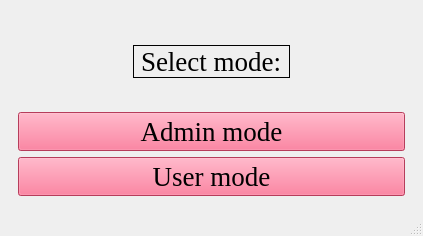
<?xml version="1.0" encoding="UTF-8"?>
<ui version="4.0">
 <class>mainwindow</class>
 <widget class="QMainWindow" name="mainwindow">
  <property name="geometry">
   <rect>
    <x>0</x>
    <y>0</y>
    <width>423</width>
    <height>236</height>
   </rect>
  </property>
  <property name="windowTitle">
   <string>Adoption center</string>
  </property>
  <widget class="QWidget" name="centralwidget">
   <property name="enabled">
    <bool>true</bool>
   </property>
   <property name="font">
    <font>
     <family>Times New Roman</family>
     <pointsize>20</pointsize>
    </font>
   </property>
   <property name="autoFillBackground">
    <bool>false</bool>
   </property>
   <layout class="QGridLayout" name="gridLayout">
    <item row="0" column="0">
     <widget class="QFrame" name="frame">
      <layout class="QVBoxLayout" name="verticalLayout">
       <item alignment="Qt::AlignmentFlag::AlignHCenter|Qt::AlignmentFlag::AlignVCenter">
        <widget class="QLabel" name="label">
         <property name="font">
          <font>
           <family>Times New Roman</family>
           <pointsize>20</pointsize>
          </font>
         </property>
         <property name="contextMenuPolicy">
          <enum>Qt::ContextMenuPolicy::NoContextMenu</enum>
         </property>
         <property name="layoutDirection">
          <enum>Qt::LayoutDirection::LeftToRight</enum>
         </property>
         <property name="frameShape">
          <enum>QFrame::Shape::Panel</enum>
         </property>
         <property name="frameShadow">
          <enum>QFrame::Shadow::Plain</enum>
         </property>
         <property name="lineWidth">
          <number>1</number>
         </property>
         <property name="midLineWidth">
          <number>0</number>
         </property>
         <property name="text">
          <string>Select mode:</string>
         </property>
         <property name="textFormat">
          <enum>Qt::TextFormat::PlainText</enum>
         </property>
         <property name="scaledContents">
          <bool>true</bool>
         </property>
         <property name="wordWrap">
          <bool>false</bool>
         </property>
         <property name="margin">
          <number>0</number>
         </property>
         <property name="openExternalLinks">
          <bool>false</bool>
         </property>
        </widget>
       </item>
       <item>
        <widget class="QPushButton" name="adminButton">
         <property name="enabled">
          <bool>true</bool>
         </property>
         <property name="palette">
          <palette>
           <active>
            <colorrole role="WindowText">
             <brush brushstyle="SolidPattern">
              <color alpha="255">
               <red>0</red>
               <green>0</green>
               <blue>0</blue>
              </color>
             </brush>
            </colorrole>
            <colorrole role="Button">
             <brush brushstyle="SolidPattern">
              <color alpha="255">
               <red>255</red>
               <green>85</green>
               <blue>127</blue>
              </color>
             </brush>
            </colorrole>
            <colorrole role="Light">
             <brush brushstyle="SolidPattern">
              <color alpha="255">
               <red>255</red>
               <green>212</green>
               <blue>223</blue>
              </color>
             </brush>
            </colorrole>
            <colorrole role="Midlight">
             <brush brushstyle="SolidPattern">
              <color alpha="255">
               <red>255</red>
               <green>148</green>
               <blue>175</blue>
              </color>
             </brush>
            </colorrole>
            <colorrole role="Dark">
             <brush brushstyle="SolidPattern">
              <color alpha="255">
               <red>127</red>
               <green>42</green>
               <blue>63</blue>
              </color>
             </brush>
            </colorrole>
            <colorrole role="Mid">
             <brush brushstyle="SolidPattern">
              <color alpha="255">
               <red>170</red>
               <green>57</green>
               <blue>85</blue>
              </color>
             </brush>
            </colorrole>
            <colorrole role="Text">
             <brush brushstyle="SolidPattern">
              <color alpha="255">
               <red>0</red>
               <green>0</green>
               <blue>0</blue>
              </color>
             </brush>
            </colorrole>
            <colorrole role="BrightText">
             <brush brushstyle="SolidPattern">
              <color alpha="255">
               <red>255</red>
               <green>255</green>
               <blue>255</blue>
              </color>
             </brush>
            </colorrole>
            <colorrole role="ButtonText">
             <brush brushstyle="SolidPattern">
              <color alpha="255">
               <red>0</red>
               <green>0</green>
               <blue>0</blue>
              </color>
             </brush>
            </colorrole>
            <colorrole role="Base">
             <brush brushstyle="SolidPattern">
              <color alpha="255">
               <red>255</red>
               <green>255</green>
               <blue>255</blue>
              </color>
             </brush>
            </colorrole>
            <colorrole role="Window">
             <brush brushstyle="SolidPattern">
              <color alpha="255">
               <red>255</red>
               <green>85</green>
               <blue>127</blue>
              </color>
             </brush>
            </colorrole>
            <colorrole role="Shadow">
             <brush brushstyle="SolidPattern">
              <color alpha="255">
               <red>0</red>
               <green>0</green>
               <blue>0</blue>
              </color>
             </brush>
            </colorrole>
            <colorrole role="AlternateBase">
             <brush brushstyle="SolidPattern">
              <color alpha="255">
               <red>255</red>
               <green>170</green>
               <blue>191</blue>
              </color>
             </brush>
            </colorrole>
            <colorrole role="ToolTipBase">
             <brush brushstyle="SolidPattern">
              <color alpha="255">
               <red>255</red>
               <green>255</green>
               <blue>220</blue>
              </color>
             </brush>
            </colorrole>
            <colorrole role="ToolTipText">
             <brush brushstyle="SolidPattern">
              <color alpha="255">
               <red>0</red>
               <green>0</green>
               <blue>0</blue>
              </color>
             </brush>
            </colorrole>
            <colorrole role="PlaceholderText">
             <brush brushstyle="SolidPattern">
              <color alpha="127">
               <red>0</red>
               <green>0</green>
               <blue>0</blue>
              </color>
             </brush>
            </colorrole>
            <colorrole role="Accent">
             <brush brushstyle="SolidPattern">
              <color alpha="255">
               <red>255</red>
               <green>255</green>
               <blue>255</blue>
              </color>
             </brush>
            </colorrole>
           </active>
           <inactive>
            <colorrole role="WindowText">
             <brush brushstyle="SolidPattern">
              <color alpha="255">
               <red>0</red>
               <green>0</green>
               <blue>0</blue>
              </color>
             </brush>
            </colorrole>
            <colorrole role="Button">
             <brush brushstyle="SolidPattern">
              <color alpha="255">
               <red>255</red>
               <green>85</green>
               <blue>127</blue>
              </color>
             </brush>
            </colorrole>
            <colorrole role="Light">
             <brush brushstyle="SolidPattern">
              <color alpha="255">
               <red>255</red>
               <green>212</green>
               <blue>223</blue>
              </color>
             </brush>
            </colorrole>
            <colorrole role="Midlight">
             <brush brushstyle="SolidPattern">
              <color alpha="255">
               <red>255</red>
               <green>148</green>
               <blue>175</blue>
              </color>
             </brush>
            </colorrole>
            <colorrole role="Dark">
             <brush brushstyle="SolidPattern">
              <color alpha="255">
               <red>127</red>
               <green>42</green>
               <blue>63</blue>
              </color>
             </brush>
            </colorrole>
            <colorrole role="Mid">
             <brush brushstyle="SolidPattern">
              <color alpha="255">
               <red>170</red>
               <green>57</green>
               <blue>85</blue>
              </color>
             </brush>
            </colorrole>
            <colorrole role="Text">
             <brush brushstyle="SolidPattern">
              <color alpha="255">
               <red>0</red>
               <green>0</green>
               <blue>0</blue>
              </color>
             </brush>
            </colorrole>
            <colorrole role="BrightText">
             <brush brushstyle="SolidPattern">
              <color alpha="255">
               <red>255</red>
               <green>255</green>
               <blue>255</blue>
              </color>
             </brush>
            </colorrole>
            <colorrole role="ButtonText">
             <brush brushstyle="SolidPattern">
              <color alpha="255">
               <red>0</red>
               <green>0</green>
               <blue>0</blue>
              </color>
             </brush>
            </colorrole>
            <colorrole role="Base">
             <brush brushstyle="SolidPattern">
              <color alpha="255">
               <red>255</red>
               <green>255</green>
               <blue>255</blue>
              </color>
             </brush>
            </colorrole>
            <colorrole role="Window">
             <brush brushstyle="SolidPattern">
              <color alpha="255">
               <red>255</red>
               <green>85</green>
               <blue>127</blue>
              </color>
             </brush>
            </colorrole>
            <colorrole role="Shadow">
             <brush brushstyle="SolidPattern">
              <color alpha="255">
               <red>0</red>
               <green>0</green>
               <blue>0</blue>
              </color>
             </brush>
            </colorrole>
            <colorrole role="AlternateBase">
             <brush brushstyle="SolidPattern">
              <color alpha="255">
               <red>255</red>
               <green>170</green>
               <blue>191</blue>
              </color>
             </brush>
            </colorrole>
            <colorrole role="ToolTipBase">
             <brush brushstyle="SolidPattern">
              <color alpha="255">
               <red>255</red>
               <green>255</green>
               <blue>220</blue>
              </color>
             </brush>
            </colorrole>
            <colorrole role="ToolTipText">
             <brush brushstyle="SolidPattern">
              <color alpha="255">
               <red>0</red>
               <green>0</green>
               <blue>0</blue>
              </color>
             </brush>
            </colorrole>
            <colorrole role="PlaceholderText">
             <brush brushstyle="SolidPattern">
              <color alpha="127">
               <red>0</red>
               <green>0</green>
               <blue>0</blue>
              </color>
             </brush>
            </colorrole>
            <colorrole role="Accent">
             <brush brushstyle="SolidPattern">
              <color alpha="255">
               <red>255</red>
               <green>255</green>
               <blue>255</blue>
              </color>
             </brush>
            </colorrole>
           </inactive>
           <disabled>
            <colorrole role="WindowText">
             <brush brushstyle="SolidPattern">
              <color alpha="255">
               <red>127</red>
               <green>42</green>
               <blue>63</blue>
              </color>
             </brush>
            </colorrole>
            <colorrole role="Button">
             <brush brushstyle="SolidPattern">
              <color alpha="255">
               <red>255</red>
               <green>85</green>
               <blue>127</blue>
              </color>
             </brush>
            </colorrole>
            <colorrole role="Light">
             <brush brushstyle="SolidPattern">
              <color alpha="255">
               <red>255</red>
               <green>212</green>
               <blue>223</blue>
              </color>
             </brush>
            </colorrole>
            <colorrole role="Midlight">
             <brush brushstyle="SolidPattern">
              <color alpha="255">
               <red>255</red>
               <green>148</green>
               <blue>175</blue>
              </color>
             </brush>
            </colorrole>
            <colorrole role="Dark">
             <brush brushstyle="SolidPattern">
              <color alpha="255">
               <red>127</red>
               <green>42</green>
               <blue>63</blue>
              </color>
             </brush>
            </colorrole>
            <colorrole role="Mid">
             <brush brushstyle="SolidPattern">
              <color alpha="255">
               <red>170</red>
               <green>57</green>
               <blue>85</blue>
              </color>
             </brush>
            </colorrole>
            <colorrole role="Text">
             <brush brushstyle="SolidPattern">
              <color alpha="255">
               <red>127</red>
               <green>42</green>
               <blue>63</blue>
              </color>
             </brush>
            </colorrole>
            <colorrole role="BrightText">
             <brush brushstyle="SolidPattern">
              <color alpha="255">
               <red>255</red>
               <green>255</green>
               <blue>255</blue>
              </color>
             </brush>
            </colorrole>
            <colorrole role="ButtonText">
             <brush brushstyle="SolidPattern">
              <color alpha="255">
               <red>127</red>
               <green>42</green>
               <blue>63</blue>
              </color>
             </brush>
            </colorrole>
            <colorrole role="Base">
             <brush brushstyle="SolidPattern">
              <color alpha="255">
               <red>255</red>
               <green>85</green>
               <blue>127</blue>
              </color>
             </brush>
            </colorrole>
            <colorrole role="Window">
             <brush brushstyle="SolidPattern">
              <color alpha="255">
               <red>255</red>
               <green>85</green>
               <blue>127</blue>
              </color>
             </brush>
            </colorrole>
            <colorrole role="Shadow">
             <brush brushstyle="SolidPattern">
              <color alpha="255">
               <red>0</red>
               <green>0</green>
               <blue>0</blue>
              </color>
             </brush>
            </colorrole>
            <colorrole role="AlternateBase">
             <brush brushstyle="SolidPattern">
              <color alpha="255">
               <red>255</red>
               <green>85</green>
               <blue>127</blue>
              </color>
             </brush>
            </colorrole>
            <colorrole role="ToolTipBase">
             <brush brushstyle="SolidPattern">
              <color alpha="255">
               <red>255</red>
               <green>255</green>
               <blue>220</blue>
              </color>
             </brush>
            </colorrole>
            <colorrole role="ToolTipText">
             <brush brushstyle="SolidPattern">
              <color alpha="255">
               <red>0</red>
               <green>0</green>
               <blue>0</blue>
              </color>
             </brush>
            </colorrole>
            <colorrole role="PlaceholderText">
             <brush brushstyle="SolidPattern">
              <color alpha="127">
               <red>127</red>
               <green>42</green>
               <blue>63</blue>
              </color>
             </brush>
            </colorrole>
            <colorrole role="Accent">
             <brush brushstyle="SolidPattern">
              <color alpha="255">
               <red>255</red>
               <green>161</green>
               <blue>185</blue>
              </color>
             </brush>
            </colorrole>
           </disabled>
          </palette>
         </property>
         <property name="font">
          <font>
           <family>Times New Roman</family>
           <pointsize>20</pointsize>
          </font>
         </property>
         <property name="cursor">
          <cursorShape>PointingHandCursor</cursorShape>
         </property>
         <property name="mouseTracking">
          <bool>false</bool>
         </property>
         <property name="text">
          <string>Admin mode</string>
         </property>
         <property name="checkable">
          <bool>true</bool>
         </property>
         <property name="autoRepeat">
          <bool>true</bool>
         </property>
         <property name="autoExclusive">
          <bool>true</bool>
         </property>
         <property name="autoDefault">
          <bool>false</bool>
         </property>
         <property name="default">
          <bool>false</bool>
         </property>
        </widget>
       </item>
       <item>
        <widget class="QPushButton" name="userButton">
         <property name="palette">
          <palette>
           <active>
            <colorrole role="WindowText">
             <brush brushstyle="SolidPattern">
              <color alpha="255">
               <red>0</red>
               <green>0</green>
               <blue>0</blue>
              </color>
             </brush>
            </colorrole>
            <colorrole role="Button">
             <brush brushstyle="SolidPattern">
              <color alpha="255">
               <red>255</red>
               <green>85</green>
               <blue>127</blue>
              </color>
             </brush>
            </colorrole>
            <colorrole role="Light">
             <brush brushstyle="SolidPattern">
              <color alpha="255">
               <red>255</red>
               <green>212</green>
               <blue>223</blue>
              </color>
             </brush>
            </colorrole>
            <colorrole role="Midlight">
             <brush brushstyle="SolidPattern">
              <color alpha="255">
               <red>255</red>
               <green>148</green>
               <blue>175</blue>
              </color>
             </brush>
            </colorrole>
            <colorrole role="Dark">
             <brush brushstyle="SolidPattern">
              <color alpha="255">
               <red>127</red>
               <green>42</green>
               <blue>63</blue>
              </color>
             </brush>
            </colorrole>
            <colorrole role="Mid">
             <brush brushstyle="SolidPattern">
              <color alpha="255">
               <red>170</red>
               <green>57</green>
               <blue>85</blue>
              </color>
             </brush>
            </colorrole>
            <colorrole role="Text">
             <brush brushstyle="SolidPattern">
              <color alpha="255">
               <red>0</red>
               <green>0</green>
               <blue>0</blue>
              </color>
             </brush>
            </colorrole>
            <colorrole role="BrightText">
             <brush brushstyle="SolidPattern">
              <color alpha="255">
               <red>255</red>
               <green>255</green>
               <blue>255</blue>
              </color>
             </brush>
            </colorrole>
            <colorrole role="ButtonText">
             <brush brushstyle="SolidPattern">
              <color alpha="255">
               <red>0</red>
               <green>0</green>
               <blue>0</blue>
              </color>
             </brush>
            </colorrole>
            <colorrole role="Base">
             <brush brushstyle="SolidPattern">
              <color alpha="255">
               <red>255</red>
               <green>255</green>
               <blue>255</blue>
              </color>
             </brush>
            </colorrole>
            <colorrole role="Window">
             <brush brushstyle="SolidPattern">
              <color alpha="255">
               <red>255</red>
               <green>85</green>
               <blue>127</blue>
              </color>
             </brush>
            </colorrole>
            <colorrole role="Shadow">
             <brush brushstyle="SolidPattern">
              <color alpha="255">
               <red>0</red>
               <green>0</green>
               <blue>0</blue>
              </color>
             </brush>
            </colorrole>
            <colorrole role="AlternateBase">
             <brush brushstyle="SolidPattern">
              <color alpha="255">
               <red>255</red>
               <green>170</green>
               <blue>191</blue>
              </color>
             </brush>
            </colorrole>
            <colorrole role="ToolTipBase">
             <brush brushstyle="SolidPattern">
              <color alpha="255">
               <red>255</red>
               <green>255</green>
               <blue>220</blue>
              </color>
             </brush>
            </colorrole>
            <colorrole role="ToolTipText">
             <brush brushstyle="SolidPattern">
              <color alpha="255">
               <red>0</red>
               <green>0</green>
               <blue>0</blue>
              </color>
             </brush>
            </colorrole>
            <colorrole role="PlaceholderText">
             <brush brushstyle="SolidPattern">
              <color alpha="127">
               <red>0</red>
               <green>0</green>
               <blue>0</blue>
              </color>
             </brush>
            </colorrole>
            <colorrole role="Accent">
             <brush brushstyle="SolidPattern">
              <color alpha="255">
               <red>255</red>
               <green>255</green>
               <blue>255</blue>
              </color>
             </brush>
            </colorrole>
           </active>
           <inactive>
            <colorrole role="WindowText">
             <brush brushstyle="SolidPattern">
              <color alpha="255">
               <red>0</red>
               <green>0</green>
               <blue>0</blue>
              </color>
             </brush>
            </colorrole>
            <colorrole role="Button">
             <brush brushstyle="SolidPattern">
              <color alpha="255">
               <red>255</red>
               <green>85</green>
               <blue>127</blue>
              </color>
             </brush>
            </colorrole>
            <colorrole role="Light">
             <brush brushstyle="SolidPattern">
              <color alpha="255">
               <red>255</red>
               <green>212</green>
               <blue>223</blue>
              </color>
             </brush>
            </colorrole>
            <colorrole role="Midlight">
             <brush brushstyle="SolidPattern">
              <color alpha="255">
               <red>255</red>
               <green>148</green>
               <blue>175</blue>
              </color>
             </brush>
            </colorrole>
            <colorrole role="Dark">
             <brush brushstyle="SolidPattern">
              <color alpha="255">
               <red>127</red>
               <green>42</green>
               <blue>63</blue>
              </color>
             </brush>
            </colorrole>
            <colorrole role="Mid">
             <brush brushstyle="SolidPattern">
              <color alpha="255">
               <red>170</red>
               <green>57</green>
               <blue>85</blue>
              </color>
             </brush>
            </colorrole>
            <colorrole role="Text">
             <brush brushstyle="SolidPattern">
              <color alpha="255">
               <red>0</red>
               <green>0</green>
               <blue>0</blue>
              </color>
             </brush>
            </colorrole>
            <colorrole role="BrightText">
             <brush brushstyle="SolidPattern">
              <color alpha="255">
               <red>255</red>
               <green>255</green>
               <blue>255</blue>
              </color>
             </brush>
            </colorrole>
            <colorrole role="ButtonText">
             <brush brushstyle="SolidPattern">
              <color alpha="255">
               <red>0</red>
               <green>0</green>
               <blue>0</blue>
              </color>
             </brush>
            </colorrole>
            <colorrole role="Base">
             <brush brushstyle="SolidPattern">
              <color alpha="255">
               <red>255</red>
               <green>255</green>
               <blue>255</blue>
              </color>
             </brush>
            </colorrole>
            <colorrole role="Window">
             <brush brushstyle="SolidPattern">
              <color alpha="255">
               <red>255</red>
               <green>85</green>
               <blue>127</blue>
              </color>
             </brush>
            </colorrole>
            <colorrole role="Shadow">
             <brush brushstyle="SolidPattern">
              <color alpha="255">
               <red>0</red>
               <green>0</green>
               <blue>0</blue>
              </color>
             </brush>
            </colorrole>
            <colorrole role="AlternateBase">
             <brush brushstyle="SolidPattern">
              <color alpha="255">
               <red>255</red>
               <green>170</green>
               <blue>191</blue>
              </color>
             </brush>
            </colorrole>
            <colorrole role="ToolTipBase">
             <brush brushstyle="SolidPattern">
              <color alpha="255">
               <red>255</red>
               <green>255</green>
               <blue>220</blue>
              </color>
             </brush>
            </colorrole>
            <colorrole role="ToolTipText">
             <brush brushstyle="SolidPattern">
              <color alpha="255">
               <red>0</red>
               <green>0</green>
               <blue>0</blue>
              </color>
             </brush>
            </colorrole>
            <colorrole role="PlaceholderText">
             <brush brushstyle="SolidPattern">
              <color alpha="127">
               <red>0</red>
               <green>0</green>
               <blue>0</blue>
              </color>
             </brush>
            </colorrole>
            <colorrole role="Accent">
             <brush brushstyle="SolidPattern">
              <color alpha="255">
               <red>255</red>
               <green>255</green>
               <blue>255</blue>
              </color>
             </brush>
            </colorrole>
           </inactive>
           <disabled>
            <colorrole role="WindowText">
             <brush brushstyle="SolidPattern">
              <color alpha="255">
               <red>127</red>
               <green>42</green>
               <blue>63</blue>
              </color>
             </brush>
            </colorrole>
            <colorrole role="Button">
             <brush brushstyle="SolidPattern">
              <color alpha="255">
               <red>255</red>
               <green>85</green>
               <blue>127</blue>
              </color>
             </brush>
            </colorrole>
            <colorrole role="Light">
             <brush brushstyle="SolidPattern">
              <color alpha="255">
               <red>255</red>
               <green>212</green>
               <blue>223</blue>
              </color>
             </brush>
            </colorrole>
            <colorrole role="Midlight">
             <brush brushstyle="SolidPattern">
              <color alpha="255">
               <red>255</red>
               <green>148</green>
               <blue>175</blue>
              </color>
             </brush>
            </colorrole>
            <colorrole role="Dark">
             <brush brushstyle="SolidPattern">
              <color alpha="255">
               <red>127</red>
               <green>42</green>
               <blue>63</blue>
              </color>
             </brush>
            </colorrole>
            <colorrole role="Mid">
             <brush brushstyle="SolidPattern">
              <color alpha="255">
               <red>170</red>
               <green>57</green>
               <blue>85</blue>
              </color>
             </brush>
            </colorrole>
            <colorrole role="Text">
             <brush brushstyle="SolidPattern">
              <color alpha="255">
               <red>127</red>
               <green>42</green>
               <blue>63</blue>
              </color>
             </brush>
            </colorrole>
            <colorrole role="BrightText">
             <brush brushstyle="SolidPattern">
              <color alpha="255">
               <red>255</red>
               <green>255</green>
               <blue>255</blue>
              </color>
             </brush>
            </colorrole>
            <colorrole role="ButtonText">
             <brush brushstyle="SolidPattern">
              <color alpha="255">
               <red>127</red>
               <green>42</green>
               <blue>63</blue>
              </color>
             </brush>
            </colorrole>
            <colorrole role="Base">
             <brush brushstyle="SolidPattern">
              <color alpha="255">
               <red>255</red>
               <green>85</green>
               <blue>127</blue>
              </color>
             </brush>
            </colorrole>
            <colorrole role="Window">
             <brush brushstyle="SolidPattern">
              <color alpha="255">
               <red>255</red>
               <green>85</green>
               <blue>127</blue>
              </color>
             </brush>
            </colorrole>
            <colorrole role="Shadow">
             <brush brushstyle="SolidPattern">
              <color alpha="255">
               <red>0</red>
               <green>0</green>
               <blue>0</blue>
              </color>
             </brush>
            </colorrole>
            <colorrole role="AlternateBase">
             <brush brushstyle="SolidPattern">
              <color alpha="255">
               <red>255</red>
               <green>85</green>
               <blue>127</blue>
              </color>
             </brush>
            </colorrole>
            <colorrole role="ToolTipBase">
             <brush brushstyle="SolidPattern">
              <color alpha="255">
               <red>255</red>
               <green>255</green>
               <blue>220</blue>
              </color>
             </brush>
            </colorrole>
            <colorrole role="ToolTipText">
             <brush brushstyle="SolidPattern">
              <color alpha="255">
               <red>0</red>
               <green>0</green>
               <blue>0</blue>
              </color>
             </brush>
            </colorrole>
            <colorrole role="PlaceholderText">
             <brush brushstyle="SolidPattern">
              <color alpha="127">
               <red>127</red>
               <green>42</green>
               <blue>63</blue>
              </color>
             </brush>
            </colorrole>
            <colorrole role="Accent">
             <brush brushstyle="SolidPattern">
              <color alpha="255">
               <red>255</red>
               <green>161</green>
               <blue>185</blue>
              </color>
             </brush>
            </colorrole>
           </disabled>
          </palette>
         </property>
         <property name="font">
          <font>
           <family>Times New Roman</family>
           <pointsize>20</pointsize>
           <bold>false</bold>
          </font>
         </property>
         <property name="cursor">
          <cursorShape>PointingHandCursor</cursorShape>
         </property>
         <property name="text">
          <string>User mode</string>
         </property>
        </widget>
       </item>
      </layout>
     </widget>
    </item>
   </layout>
  </widget>
  <widget class="QMenuBar" name="menubar">
   <property name="geometry">
    <rect>
     <x>0</x>
     <y>0</y>
     <width>423</width>
     <height>18</height>
    </rect>
   </property>
  </widget>
  <widget class="QStatusBar" name="statusbar"/>
 </widget>
 <resources/>
 <connections/>
</ui>
